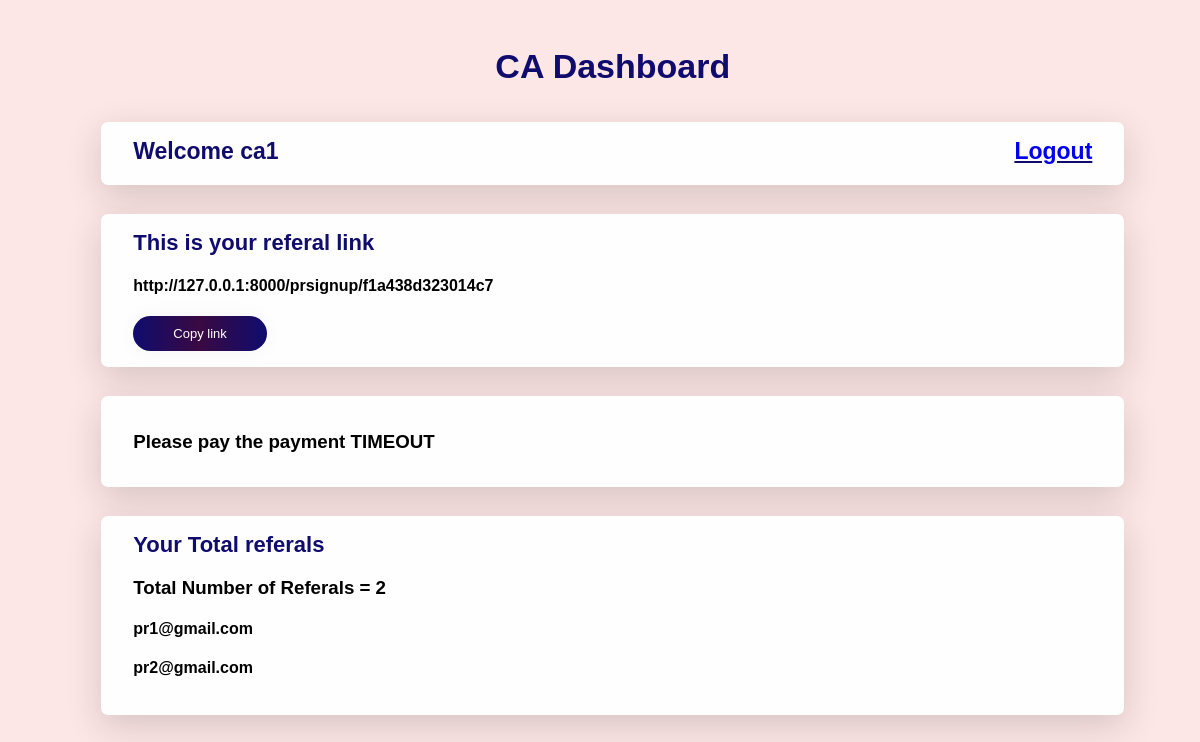
The page /cadash/ (signed in) on the database its author committed.
### CA/models.py (models this page shows, shortened)
class CasignUp(models.Model):
    name = models.CharField(max_length=30, default='')
    email = models.EmailField(default='')
    number = models.PositiveIntegerField()
    password = models.CharField(default='', max_length=15)
    confirmPassword = models.CharField(default='', max_length=15)
    link=models.CharField(max_length=55,default='')
    payment_due_date = models.DateField(default=datetime.now()+timedelta(days=15))
    subuser=models.ForeignKey(PrsignUp,on_delete=models.CASCADE,null=True,blank=True)

class PrsignUp(models.Model):
    name = models.CharField(max_length=30, default='')
    email = models.EmailField(default='')
    number = models.PositiveIntegerField()
    password = models.CharField(default='', max_length=15)
    confirmPassword = models.CharField(default='', max_length=15)
    link=models.CharField(max_length=55,default='')
    recommend_by=models.CharField(max_length=30,default='',blank=False)
    payment_due_date = models.DateField(default=datetime.now()+timedelta(days=15))
    def __str__(self):
        return self.email

### CA/views.py (the view)
# urls.py: path('cadash/', views.dashboard, name='CADASHBOARD'),
def dashboard(request):
    if 'email' in request.session:
        print("Inside dashboard")
        try:
            nameMsg = CasignUp.objects.get(email = request.session['email'])
            obj=PrsignUp.objects.filter(recommend_by=nameMsg.name)
            print(obj)
            due_id = CasignUp.objects.get(id=nameMsg.id)
            newdate = datetime.today().strftime('%Y-%m-%d')
            print("This is new date", newdate)
            print("This is due date",str(due_id.payment_due_date))
            if newdate >= str(due_id.payment_due_date):
                z = 'Please pay the payment'
            else:
                z = f'You can use it till {due_id.payment_due_date}'
            return render(request, 'dashboard.html', {'key':nameMsg,'obj':obj,'len':len(obj), 'time' : z })
        except:
            del request.session['email']
            return redirect('CALOGIN')
    return redirect('CALOGIN')

### CA/templates/dashboard.html (shortened to what this page needs)
<!DOCTYPE html>
<html lang="en">
<head>
</head>
<body>
    <div class="container">
        <div class="heading">CA Dashboard</div>
        {% if key %}
        <div class="card">
            <div class="spacing">
                <div class="name">Welcome {{key.name}}</div>
                <div class="logout">
                    <a href="{% url 'CALOGOUT' %}">Logout</a>
                </div>
            </div>
        </div>
        <div class="card">
            <div class="sign">
                This is your referal link
            </div>
            <div class="row">
                <h4>
                    {{key.link}}
                </h4>
                <div class="tooltip">
                    <button class="submit" onclick="myFunction()" onmouseout="outFunc()">Copy link</button>
                </div>
            </div>
        </div>
        <div class="card">
            <h3>
                {{time}} TIMEOUT
            </h3>
        </div>
        <div class="card">
            <div class="sign">
                Your Total referals
            </div>
            <h3> Total Number of Referals = {{len}}</h3>
            {% for i in obj %}
            <h4>
                 {{i}}
            </h4>
            {% endfor %}
        </div>
        {% else %}
        <a href="{% url 'CALOGIN' %}" class="nav-item nav-link">
            <i class="fas fa-sign-in-alt" style="font-size:14px; float: left; display:inline; padding: 5px 3px;">
            </i> Login
        </a>
        {% endif %}
    </div>
</body>
</html>

### CA/templates/dashboard.html (style rules this page uses)
:root { --dark: #0F0C6E; --background: #9ED8F9; --shade: #33FFD4; }
body { font-family: 'Ubuntu', sans-serif; background-color: #fde6e6; }
.container { width: 90%; margin: 1rem 3rem; padding: 1.5rem; }
.card { width: 90%; background-color: #fffefe; height: auto; margin: 1.8rem auto; padding: 1rem 2rem; border-radius: 7px; box-shadow: 0px 11px 35px 2px rgba(0, 0, 0, 0.14); }
.heading { padding: 7px; color: #0F0C6E; font-family: 'Ubuntu', sans-serif; font-weight: bold; font-size: 34px; text-align: center; }
.sign { color: #0F0C6E; font-family: 'Ubuntu', sans-serif; font-weight: bold; font-size: 22px; }
a { text-decoration: none }
.spacing { display: inline-block; width: 100%; }
.name { float: left; color: #0F0C6E; font-weight: 600; font-size: 23px; }
.logout { font-size: 23px; float: right; color: #0F0C6E; font-weight: 600; text-decoration: underline; }
.submit { cursor: pointer; border-radius: 5em; color: #fff; background: linear-gradient(to right, #0F0C6E, #3a0942, #0F0C6E); border: 0; padding-left: 40px; padding-right: 40px; padding-bottom: 10px; padding-top: 10px; font-family: 'Ubuntu', sans-serif; font-size: 13px; box-shadow: 0 0 20px 1px rgba(0, 0, 0, 0.04); transition: all 0.5s cubic-bezier(0.87, 0.29, 0, 0.68); }

### rows shown on the page
CasignUp: name "ca1", link "http://127.0.0.1:8000/prsignup/f1a438d323014c7"
PrsignUp: email "pr1@gmail.com"
PrsignUp: email "pr2@gmail.com"

### other values the page prints
{{ time }} "Please pay the payment"
{{ len }} "2"
